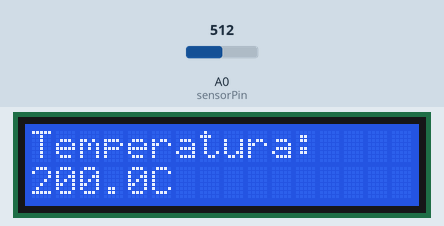
Recording of a sketch running on a simulated Arduino Uno, built with avr-gcc and run on an emulated ATmega328P. Shown: 16×2 character LCD. The inputs (shaded band) are chosen by the test bench; at power-on: A0 (sensorPin) = 512.

Above: at 1.2 s.
1.3 s: A0 (sensorPin) set to 0
At 11.4 s:
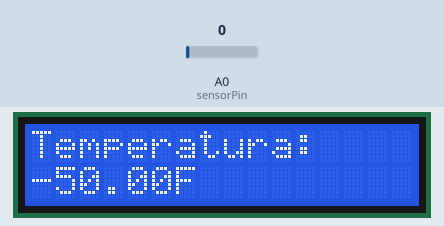
15.3 s: A0 (sensorPin) set to 110
At 25.8 s:
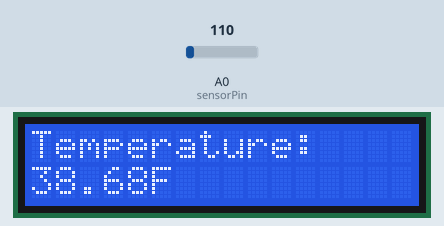
26.5 s: A0 (sensorPin) set to 122
At 31.0 s:
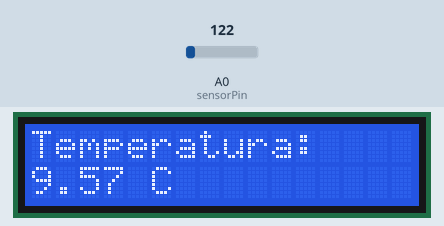
Timing chart, 0 to 32.5 s (numbered marks = the images above; inputs shaded):
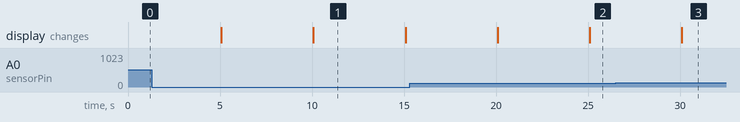

The sketch:

temperature_monitor.ino
```cpp
#include <LiquidCrystal.h>

const int sensorPin = A0;

LiquidCrystal lcd(12, 11, 5, 4, 3, 2);

void setup() {
  lcd.begin(16, 2);
}

void loop() {
  // read the value on AnalogIn pin 0 and store it in a variable
  int sensorVal = analogRead(sensorPin);

  // send the 10-bit sensor value out the serial port
  Serial.print("sensor Value: ");
  Serial.print(sensorVal);

  // convert the ADC reading to voltage
  float voltage = (sensorVal / 1024.0) * 5.0;

  lcd.setCursor(0, 0);
  lcd.print("Temperatura:");

  float temperatureC = (voltage - .5) * 100;

  lcd.setCursor(0, 1);
  lcd.print(temperatureC);

  if (temperatureC <= -10.00) {
    lcd.setCursor(6, 1);
    lcd.print("F");
  } else {
    lcd.setCursor(5, 1);
    lcd.print("C");
  }

  delay(5000);
  lcd.clear();

  lcd.setCursor(0, 0);
  lcd.print("Temperature:");

  float temperatureF = temperatureC * (9.0 / 5.0) + 32.0;
  lcd.setCursor(0, 1);
  lcd.print(temperatureF);

  if (temperatureF >= 100.00) {
    lcd.setCursor(6, 1);
    lcd.print("F");
  } else {
    lcd.setCursor(5, 1);
    lcd.print("F");
  }

  delay(5000);
  lcd.clear();
}
```

Measured:
- after the input at 1.3 s, the display: first differs from a run without the input after 8.8 s (image 1)
- after the input at 15.3 s, the display: first differs from a run without the input after 4.8 s (image 2 shows a later state)
- what the display in image 1 shows lasts 5.0 s, from 10.1 s to 15.1 s
